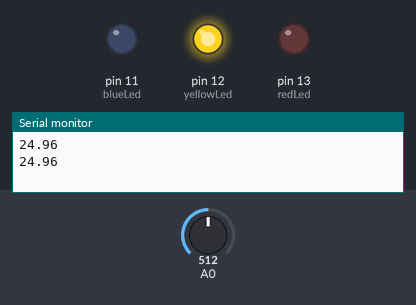
Bench run of a sketch on a simulated Arduino Uno, built with avr-gcc and run on an emulated ATmega328P. Parts: output pins drawn as LEDs (lit = HIGH), the last lines printed to the serial monitor. Inputs (shaded band) come from the test bench; at power-on: A0 = 512.

Above: at 1.8 s.
1.9 s: A0 set to 597
3.4 s: A0 set to 610
At 4.9 s:
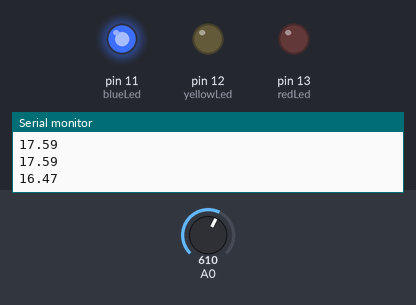
5.5 s: A0 set to 511
At 6.4 s:
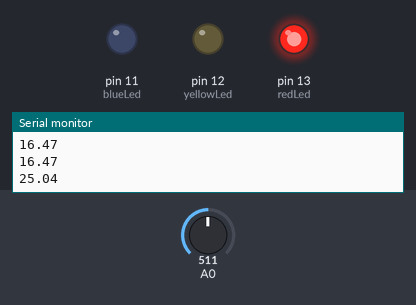
7.5 s: A0 set to 529
At 9.2 s:
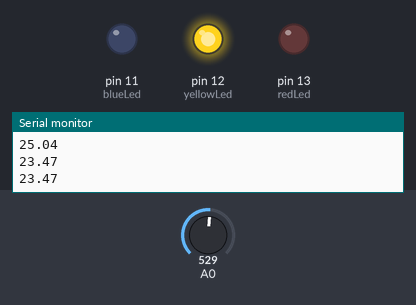
9.5 s: A0 set to 716
At 10.8 s:
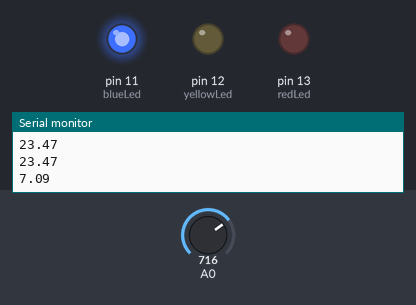
Timing chart, 0 to 12.5 s (numbered marks = the images above; inputs shaded):
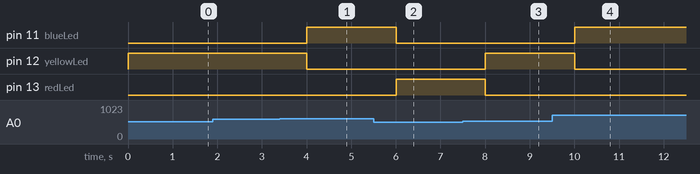

The sketch:

sketch.ino
```cpp
const float BETA = 3950;

const int redLed = 13;
const int yellowLed = 12;
const int blueLed = 11;

void setup() {
  pinMode(A0, INPUT);
  pinMode(redLed, OUTPUT);
  pinMode(yellowLed, OUTPUT);
  pinMode(blueLed, OUTPUT);
  Serial.begin(9600);
}

void loop() {
  int analogValue = analogRead(A0);

  float temperature = 1.0 / (log(1 / (1023.0 / analogValue - 1)) / BETA + (1.0 / 298.15)) - 273.15;

  Serial.println(temperature);


  if (temperature < 17.0) {
    digitalWrite(blueLed, HIGH);
    digitalWrite(yellowLed, LOW);
    digitalWrite(redLed, LOW);
  }
  else if (temperature >= 18.0 && temperature <= 25.0) {
    digitalWrite(blueLed, LOW);
    digitalWrite(yellowLed, HIGH);
    digitalWrite(redLed, LOW);
  }
  else if (temperature > 25.0) {
    digitalWrite(blueLed, LOW);
    digitalWrite(yellowLed, LOW);
    digitalWrite(redLed, HIGH);
  }

  delay(1000);
}
```

Measured:
- the behaviour switches between 603 and 604 on A0 (found by bisection; images 0 and 1)
- the behaviour switches between 511 and 512 on A0 (found by bisection; images 2 and 3)
- after the input at 3.4 s, pin 11 (blueLed): LOW → HIGH after 0.60 s; pin 12 (yellowLed): HIGH → LOW after 0.60 s
- after the input at 5.5 s, pin 11 (blueLed): HIGH → LOW after 0.51 s; pin 13 (redLed): LOW → HIGH after 0.51 s
- after the input at 7.5 s, pin 12 (yellowLed): LOW → HIGH after 0.51 s; pin 13 (redLed): HIGH → LOW after 0.51 s
- after the input at 9.5 s, pin 11 (blueLed): LOW → HIGH after 0.51 s; pin 12 (yellowLed): HIGH → LOW after 0.51 s
